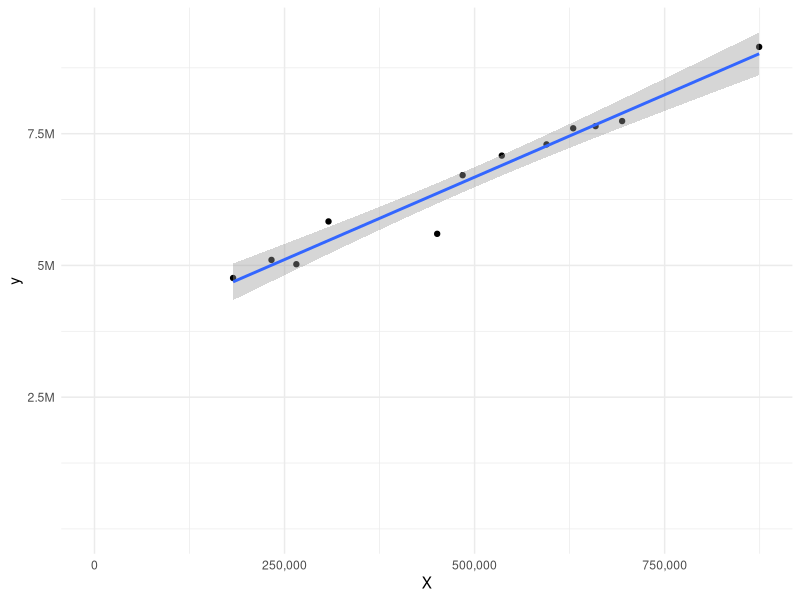

Reproduce this figure in R.
library(ggplot2)

X <- c(182301, 232824, 265517, 307827, 450753, 484245,
535776, 594604, 629684, 659109, 694050, 874305)
y <- c(4761393, 5104714, 5023121, 5834911, 5599829,
6712668, 7083847, 7296756, 7602863, 7643765, 7739618, 9147263)

data <- data.frame(X, y)


model <- lm(y ~ X, data = data)
summary(model)

# Plot the results
ylab <- c(2.5, 5.0, 7.5, 10)
ggplot(data = data, mapping = aes(x = X, y = y)) +
    geom_point() +
    geom_smooth(method = "lm", se = TRUE, formula = y~x) +
    theme_minimal() +
    expand_limits(x = c(0,NA), y = c(0,NA)) +
    scale_y_continuous(labels = paste0(ylab, "M"), breaks = 10^6 * ylab) +
    scale_x_continuous(labels = scales::comma)